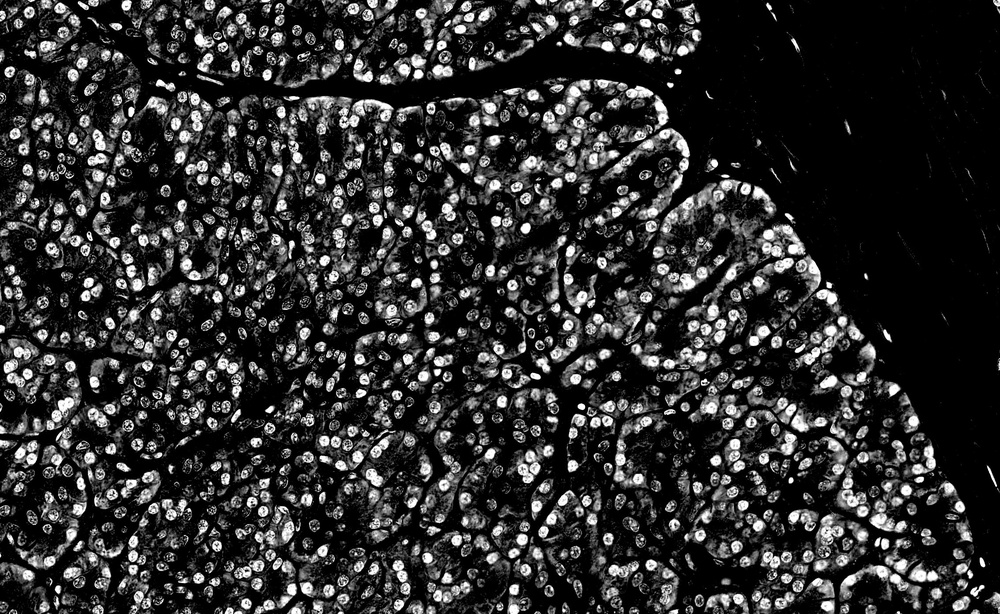
#> input picture op images/probability map.jpg, 1000 x 614 px, shrunk from 2266 x 1391 before the run, found by its file name
$ python 'cell markers.py'
#> lines starting #> are read from the running program, lines starting #| are printed output that depends on the picture; after the words box and inside, x2 and y2 are one past the last pixel; in counts of white or black regions, pixels touching at a corner belong together
### src/helpers.py
#Import lbraries
from PIL import Image

#Define a function to convert RGB (Red, Blue, Green) to HSV (Hue, Saturation, Value) colourspace
# [50 lines left out: functions rgb_to_hsv, HSVColor, not called in this run]

def detect_peaks(img):

    """
    Takes an image and detect the peaks usingthe local maximum filter.
    Returns a boolean mask of the peaks (i.e. 1 when
    the pixel's value is the neighborhood maximum, 0 otherwise)
    """

    # Define an 8-connected neighborhood
    neighborhood = generate_binary_structure(2,2)

    #Apply the local maximum filter such that all pixel of maximal value in their neighborhood are set to 1
    localmax = maximum_filter(img, footprint=neighborhood)==img
    #localmax is a mask that contains the peaks and the background as well

    #rRemove the background from the mask by isolating the peaks as follows

    #Create the mask of the background
    background = (img==0)

    #Erode the background in order to successfully subtract it from localmax
    #Not doing this step will create a line will along the background border (artifact of the local maximum filter)
    eroded = binary_erosion(background, structure=neighborhood, border_value=0)

    #Obtain the final mask containing only peaks by removing the background from the localmax mask (xor operation)
    peaks = localmax ^ eroded

    return peaks

### src/cell markers.py
#import required libraries
import numpy as np
import matplotlib.pyplot as plt
import cv2
from skimage import feature
import scipy.ndimage as ndi
from scipy.ndimage.filters import maximum_filter
from scipy.ndimage.morphology import generate_binary_structure, binary_erosion
from PIL import Image
from helpers import detect_peaks


prob = cv2.imread('op images/probability map.jpg') #load generated probability map
#> prob is the input picture: shape (614, 1000, 3); min 0, max 255, mean 47.3
img = cv2.imread('ip images/slide1.jpg') #load original image
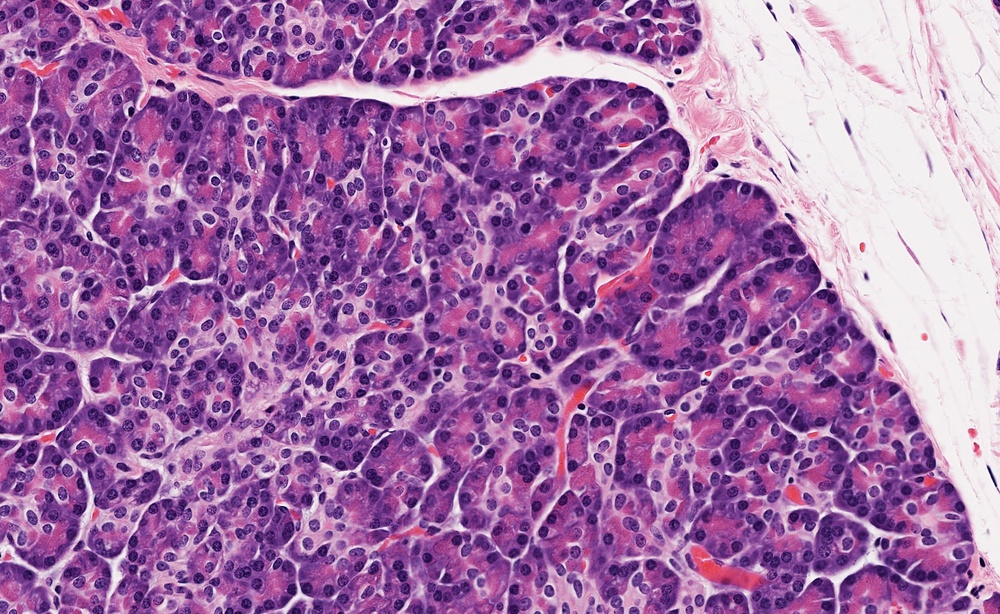
#> input picture ip images/slide1.jpg, 1000 x 614 px, shrunk from 2266 x 1391 before the run, found by its file name
#> img is the input picture: shape (614, 1000, 3); mean B, G, R 166.9, 111.2, 162.5

prob = cv2.cvtColor(prob, cv2.COLOR_BGR2GRAY) #convert probability map from rgb to grayscale
#> prob: shape (614, 1000)
clahe = cv2.createCLAHE(clipLimit=2.0, tileGridSize=(8,8)) #create a contrast limited histogram equalization function
prob = clahe.apply(prob) #apply clahe to the image
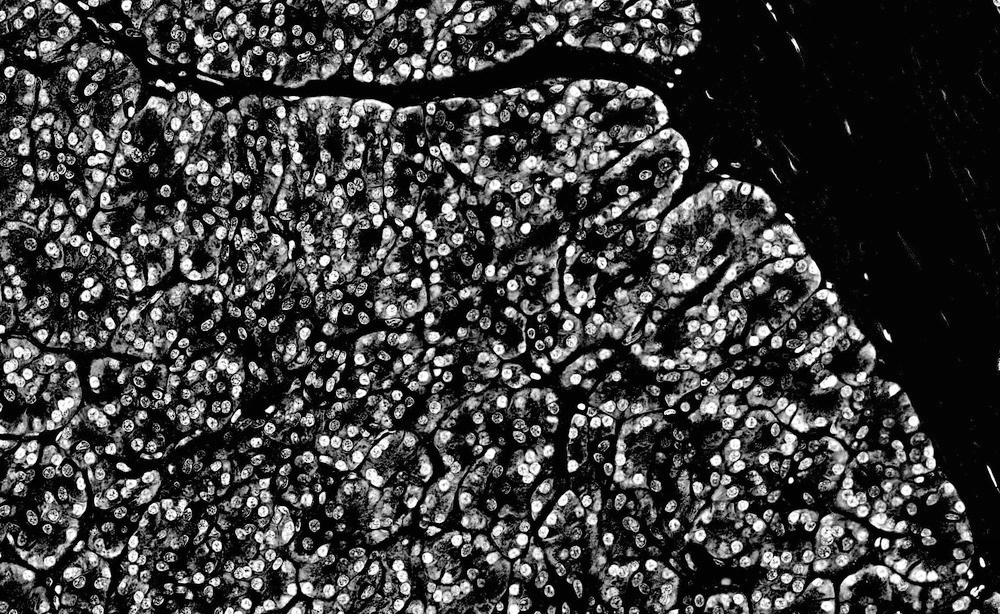
#> prob: shape (614, 1000); min 2, max 255, mean 62.8
ret,thresh = cv2.threshold(prob,100,255,cv2.THRESH_BINARY) #apply binary thresholding to the equalized image
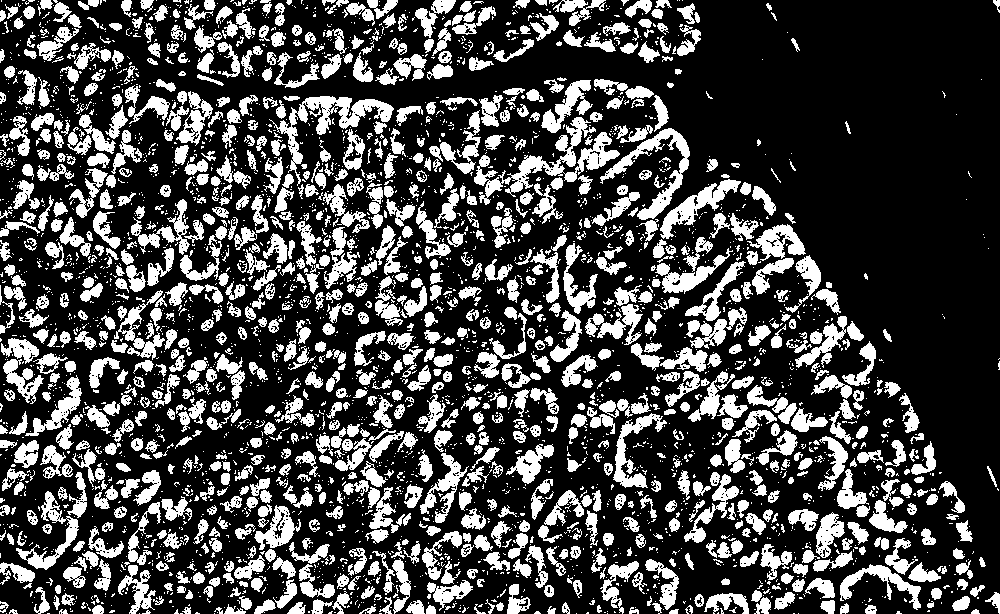
#> thresh: shape (614, 1000); 27.8% white; 3625 white regions (2597 under 20 px), largest, box (x1, y1, x2, y2) and area: (474, 117, 620, 205) 3036, (269, 96, 394, 186) 2298, (600, 128, 690, 220) 1818

gauss = cv2.GaussianBlur(thresh,(15,15),0) #apply a gaussian blurring filter to the thresholded image such that the arguments are (sigmaX,sigmaY), 0 = constant interpolation of border pixels
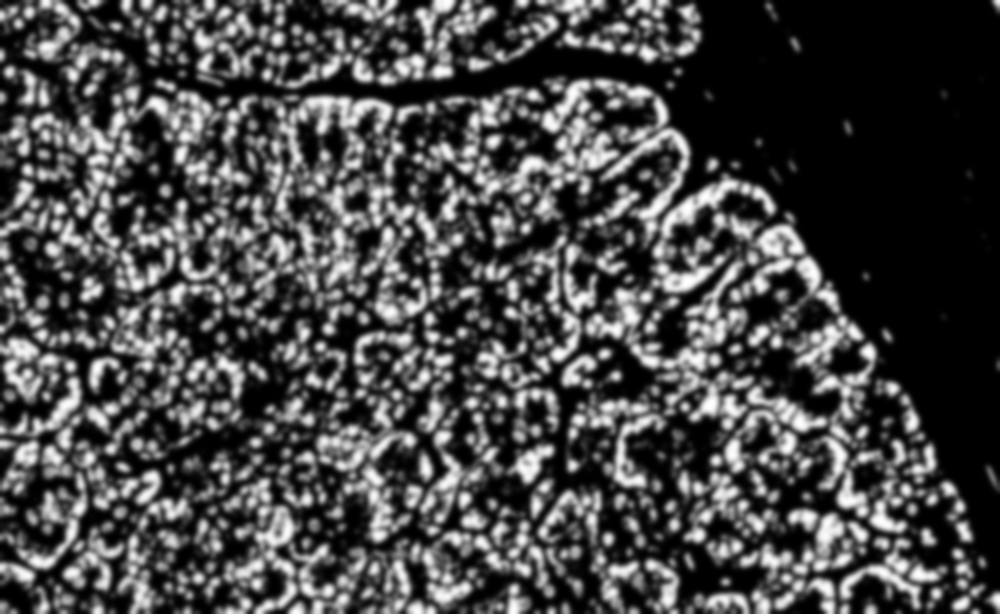
#> gauss: shape (614, 1000); min 0, max 255, mean 70.9
kernel = cv2.getStructuringElement(cv2.MORPH_ELLIPSE,(15,15)) #define an elliptical kernel or structural element
opening = cv2.morphologyEx(gauss,cv2.MORPH_OPEN,kernel, iterations = 2) #perform morphological opening on the filtered image over 2 iterations using the elliptical kernel
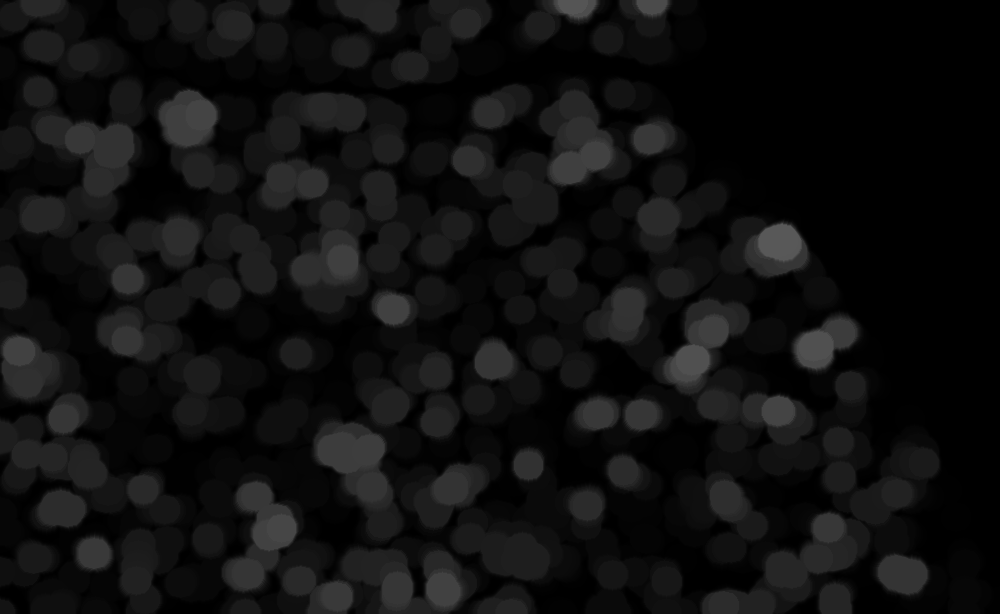
#> opening: shape (614, 1000); min 0, max 88, mean 15.4

#> (the run stopped early here; a loop or call above may not have finished)
